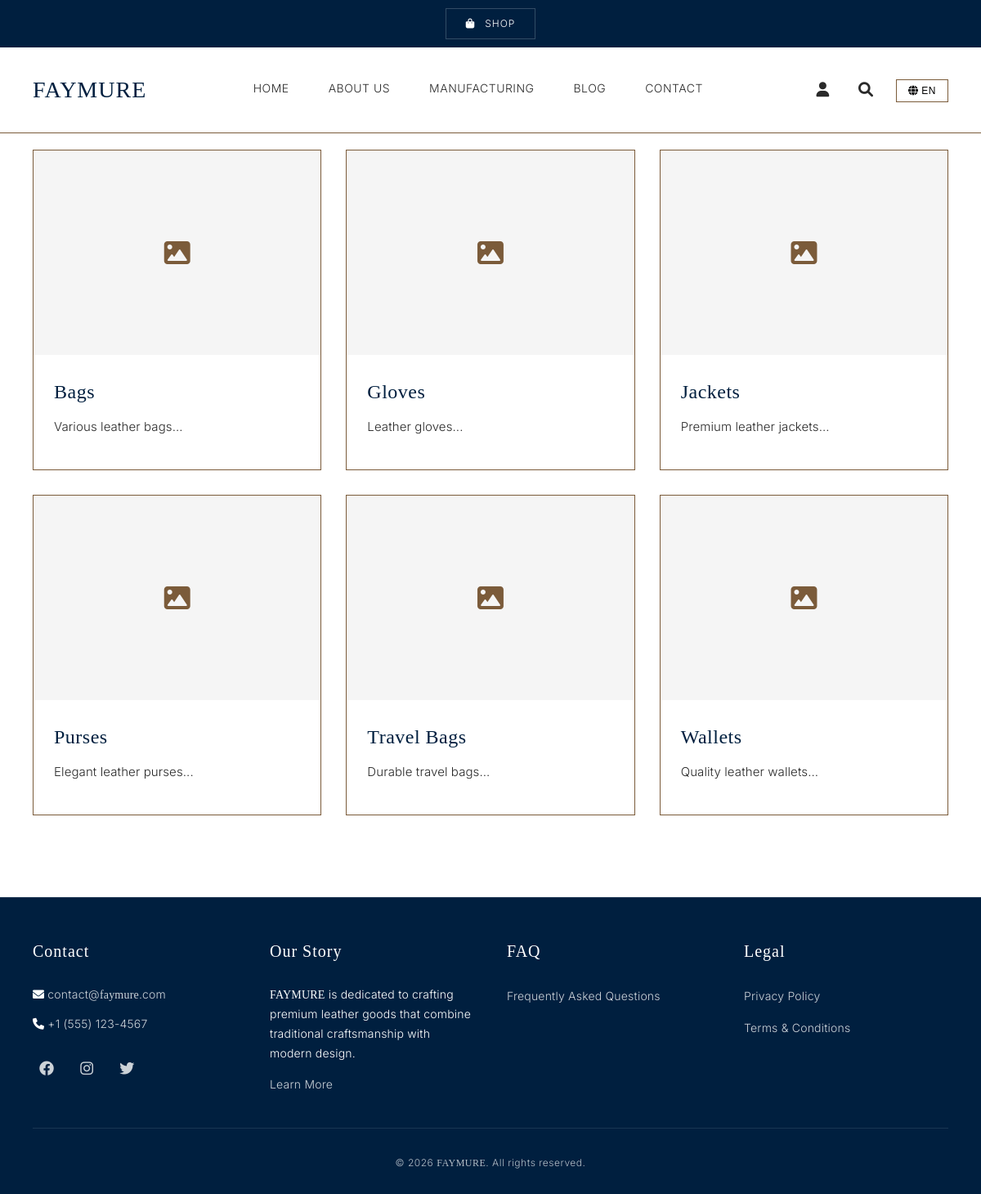
/explore-browse.php, run on the app's committed database.
### tables this page shows
CREATE TABLE IF NOT EXISTS categories (
    id INT AUTO_INCREMENT PRIMARY KEY,
    name VARCHAR(100) NOT NULL,
    slug VARCHAR(100) UNIQUE NOT NULL,
    description TEXT,
    image VARCHAR(255),
    parent_id INT NULL,
    sort_order INT DEFAULT 0,
    created_at TIMESTAMP DEFAULT CURRENT_TIMESTAMP,
    deleted_at TIMESTAMP NULL,
    FOREIGN KEY (parent_id) REFERENCES categories(id) ON DELETE SET NULL
);

### explore-browse.php (the view, shortened to what this page needs)
<?php
require_once 'includes/header.php';
$conn = getDBConnection();
$success = false;
$selected_category_id = isset($_GET['category']) ? intval($_GET['category']) : 0;
$categories = [];
$categories_result = $conn->query("SELECT * FROM categories WHERE deleted_at IS NULL ORDER BY sort_order, name");
if ($categories_result) {
    $categories = $categories_result->fetch_all(MYSQLI_ASSOC);
}
$products = [];
$selected_category = null;
?>
    <main class="browse-customize-page">
        <div class="container">
            <?php if ($success): ?>
                <div class="success-message">
                    <i class="fas fa-check-circle"></i>
                    <h2>Thank You!</h2>
                    <p>Your request has been submitted successfully. We'll get back to you soon.</p>
                    <a href="<?php echo (defined('BASE_PATH') ? BASE_PATH : ''); ?>/explore-browse" class="btn-primary">Browse More</a>
                </div>
            <?php else: ?>
                <?php if ($selected_category_id > 0 && $selected_category): ?>
                    <div class="products-view">
                        <div class="view-header">
                            <h2><?php echo htmlspecialchars($selected_category['name']); ?></h2>
                            <?php if ($selected_category['description']): ?>
                                <p><?php echo htmlspecialchars($selected_category['description']); ?></p>
                            <?php endif; ?>
                        </div>
                        <?php if (!empty($products)): ?>
                            <div class="products-grid-modern stagger">
                                <?php foreach ($products as $product): ?>
                                    <div class="product-card-modern reveal">
                                        <div class="product-card-link" onclick="showProductDetail(<?php echo htmlspecialchars(json_encode($product)); ?>)" style="cursor: pointer;">
                                            <div class="product-image-wrapper">
                                                <?php if ($product['image']): ?>
                                                    <img src="<?php echo htmlspecialchars($product['image']); ?>" alt="<?php echo htmlspecialchars($product['name']); ?>" class="product-image-main">
                                                <?php else: ?>
                                                    <div class="product-image-placeholder">
                                                        <i class="fas fa-image"></i>
                                                    </div>
                                                <?php endif; ?>
                                                <div class="quick-view-icon" onclick="event.stopPropagation(); showProductDetail(<?php echo htmlspecialchars(json_encode($product)); ?>);">
                                                    <i class="fas fa-search"></i>
                                                </div>
                                            </div>
                                            <div class="product-card-body">
                                                <h3 class="product-title"><?php echo htmlspecialchars($product['name']); ?></h3>
                                                <div class="product-price-section">
                                                    <?php if ($product['price'] && $product['price'] > 0): ?>
                                                        <span class="product-price">$<?php echo number_format($product['price'], 2); ?></span>
                                                    <?php else: ?>
                                                        <span class="product-price">Contact for Price</span>
                                                    <?php endif; ?>
                                                </div>
                                                <div class="product-moq">
                                                    <span class="moq-label">Min. order:</span>
                                                    <span class="moq-value"><?php echo number_format($product['moq'] ?? 1); ?> <?php echo ($product['moq'] ?? 1) > 1 ? 'pieces' : 'piece'; ?></span>
                                                </div>
                                                <div class="product-seller-info">
                                                    <div class="seller-name-section">
                                                        <span class="seller-name"><?php echo SITE_NAME; ?></span>
                                                        <span class="verified-badge" title="Verified Supplier">
                                                            <i class="fas fa-check-circle"></i>
                                                        </span>
                                                    </div>
                                                    <div class="seller-meta">
                                                        <span class="seller-country">
                                                            <i class="fas fa-flag"></i> PK
                                                        </span>
                                                    </div>
                                                </div>
                                                <div class="product-rating">
                                                    <div class="stars">
                                                        <?php
                                                        $rating = 4.5;
                                                        $fullStars = floor($rating);
                                                        $hasHalfStar = ($rating - $fullStars) >= 0.5;
                                                        for ($i = 0; $i < $fullStars; $i++) {
                                                            echo '<i class="fas fa-star"></i>';
                                                        }
                                                        if ($hasHalfStar) {
                                                            echo '<i class="fas fa-star-half-alt"></i>';
                                                        }
                                                        for ($i = $fullStars + ($hasHalfStar ? 1 : 0); $i < 5; $i++) {
                                                            echo '<i class="far fa-star"></i>';
                                                        }
                                                        ?>
                                                    </div>
                                                    <span class="rating-value"><?php echo number_format($rating, 1); ?>/5.0</span>
                                                    <span class="rating-count">(<?php echo rand(5, 50); ?>)</span>
                                                </div>
                                            </div>
                                        </div>
                                    </div>
                                <?php endforeach; ?>
                            </div>
                        <?php else: ?>
                            <div class="no-products">
                                <p>No products available in this category yet.</p>
                            </div>
                        <?php endif; ?>
                    </div>
                <?php else: ?>
                    <div class="categories-view">
                        <div class="categories-grid stagger">
                            <?php foreach ($categories as $category): ?>
                                <a href="<?php echo (defined('BASE_PATH') ? BASE_PATH : ''); ?>/explore-browse?category=<?php echo $category['id']; ?>" class="category-card hover-lift reveal">
                                    <div class="category-image">
                                        <?php if ($category['image']): ?>
                                            <img src="<?php echo htmlspecialchars($category['image']); ?>" alt="<?php echo htmlspecialchars($category['name']); ?>">
                                        <?php else: ?>
                                            <div class="placeholder-image">
                                                <i class="fas fa-image"></i>
                                            </div>
                                        <?php endif; ?>
                                    </div>
                                    <div class="category-info">
                                        <h3><?php echo htmlspecialchars($category['name']); ?></h3>
                                        <?php if ($category['description']): ?>
                                            <p><?php echo htmlspecialchars(substr($category['description'], 0, 100)); ?>...</p>
                                        <?php endif; ?>
                                    </div>
                                </a>
                            <?php endforeach; ?>
                        </div>
                    </div>
                <?php endif; ?>
            <?php endif; ?>
        </div>
    </main>
<?php require_once 'includes/footer.php'; ?>

### data on the page
categories: name "Bags", description "Various leather bags"
categories: name "Gloves", description "Leather gloves"
categories: name "Jackets", description "Premium leather jackets"
categories: name "Purses", description "Elegant leather purses"
categories: name "Travel Bags", description "Durable travel bags"
categories: name "Wallets", description "Quality leather wallets"

### other printed values
t('shop') "SHOP"
t('home') "HOME"
t('about') "ABOUT US"
t('manufacturing') "MANUFACTURING"
t('blog') "BLOG"
t('contact') "CONTACT"
$current_lang "EN"
$email "contact@"
$phone "+1 (555) 123-4567"
